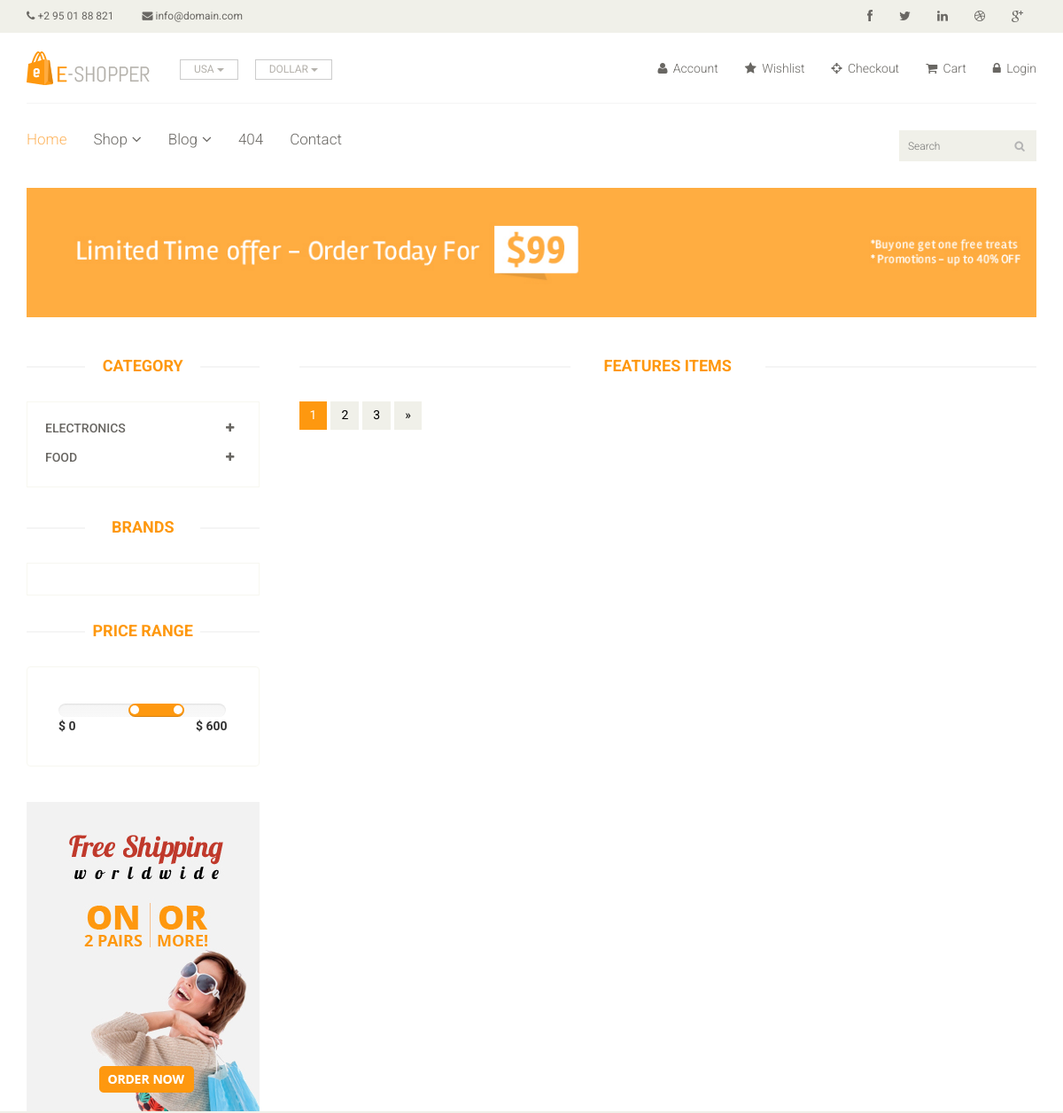
The page /subcategory/momo (upper part) on the database as committed earlier.
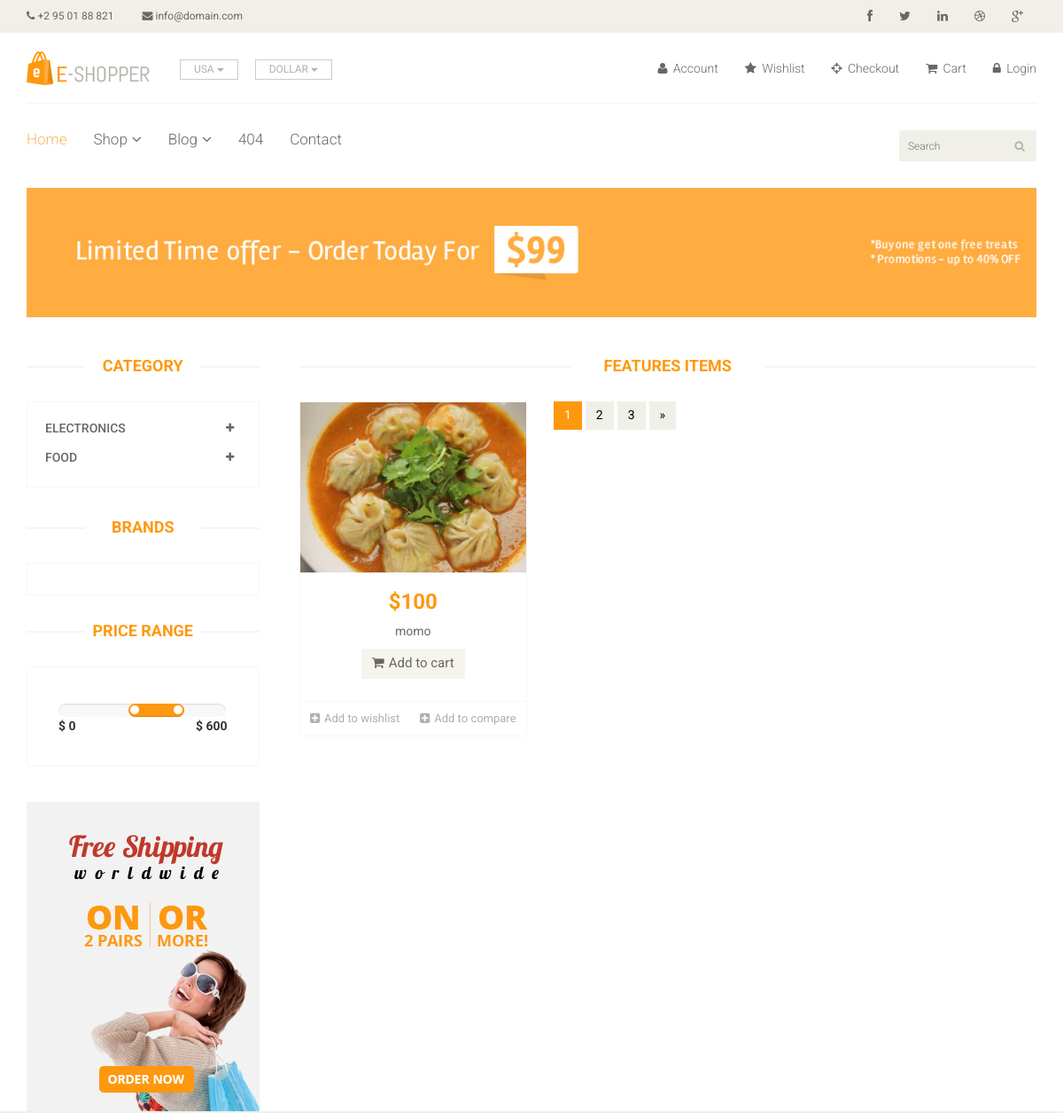
The same page on the database as committed later.
### home/models.py (models this page shows, shortened)
class Category(models.Model):
	title = models.CharField(max_length = 300)
	description = models.TextField(blank = True)
	slug = models.CharField(max_length = 500)
	image = models.TextField(blank = True)

class Item(models.Model):
	title = models.CharField(max_length = 500)
	slug = models.CharField(max_length = 500)
	price = models.IntegerField()
	discounted_price = models.IntegerField()
	description = models.TextField()
	image = models.ImageField(upload_to = 'media')
	category = models.ForeignKey(Category,on_delete = models.CASCADE)
	subcategory = models.ForeignKey(SubCategory,on_delete = models.CASCADE)
	status = models.CharField(max_length = 40, choices = STATUS, blank = True)
	stock = models.CharField(max_length = 40,choices = STOCK, blank = True)
	labels = models.CharField(max_length = 30, choices = LABELS, blank = True)

### home/views.py (the view)
# urls.py: path('subcategory/<slug>', SubCategoryView.as_view() , name = 'subcategory'),
class SubCategoryView(BaseViews):
	def get(self,request,slug):
		slug_id = SubCategory.objects.get(slug = slug).id
		self.views['subcat_items'] = Item.objects.filter(subcategory_id = slug_id)
		return render(request, 'subcat.html', self.views)

### home/models.py (called while the page is built)
	def get_subcat_url(self):
		return reverse("home:subcategory", kwargs = {'slug':self.slug})

### templates/subcat.html (shortened to what this page needs)
{% extends 'base.html' %}
{% load static %}
{% block content %}
	<section id="advertisement">
		<div class="container">
			<img src="images/shop/advertisement.jpg" alt="" />
		</div>
	</section>
	<section>
		<div class="container">
			<div class="row">
				<div class="col-sm-3">
					<div class="left-sidebar">
						<h2>Category</h2>
						<div class="panel-group category-products" id="accordian">
							{% for cat in category %}
							<div class="panel panel-default">
								<div class="panel-heading">
									<h4 class="panel-title">
										<a data-toggle="collapse" data-parent="#accordian" href="#{{cat.id}}">
											<span class="badge pull-right"><i class="fa fa-plus"></i></span>
											{{cat.title}}
										</a>
									</h4>
								</div>
							</div>
							{% endfor %}
						</div>
						<div class="brands_products">
							<h2>Brands</h2>
							<div class="brands-name">
							</div>
						</div>
						<div class="price-range">
							<h2>Price Range</h2>
							<div class="well">
								 <input type="text" class="span2" value="" data-slider-min="0" data-slider-max="600" data-slider-step="5" data-slider-value="[250,450]" id="sl2" ><br />
								 <b>$ 0</b> <b class="pull-right">$ 600</b>
							</div>
						</div>
						<div class="shipping text-center">
							<img src="images/home/shipping.jpg" alt="" />
						</div>
					</div>
				</div>
				<div class="col-sm-9 padding-right">
					<div class="features_items">
						<h2 class="title text-center">Features Items</h2>
						{% for subcat in subcat_items %}
						<div class="col-sm-4">
							<div class="product-image-wrapper">
								<div class="single-products">
									<div class="productinfo text-center">
										<img src="{{subcat.image.url}}" alt="" />
										<h2>${{subcat.price}}</h2>
										<p>{{subcat.title}}</p>
										<a href="#" class="btn btn-default add-to-cart"><i class="fa fa-shopping-cart"></i>Add to cart</a>
									</div>
									<div class="product-overlay">
										<div class="overlay-content">
										</div>
									</div>
								</div>
								<div class="choose">
									<ul class="nav nav-pills nav-justified">
										<li><a href=""><i class="fa fa-plus-square"></i>Add to wishlist</a></li>
										<li><a href=""><i class="fa fa-plus-square"></i>Add to compare</a></li>
									</ul>
								</div>
							</div>
						</div>
						{% endfor %}
						<ul class="pagination">
							<li class="active"><a href="">1</a></li>
							<li><a href="">2</a></li>
							<li><a href="">3</a></li>
							<li><a href="">&raquo;</a></li>
						</ul>
					</div>
				</div>
			</div>
		</div>
	</section>
	{% endblock %}

Rows that differ between the two databases and show on the page:
added Item: image (picture), price "100", title "momo"
